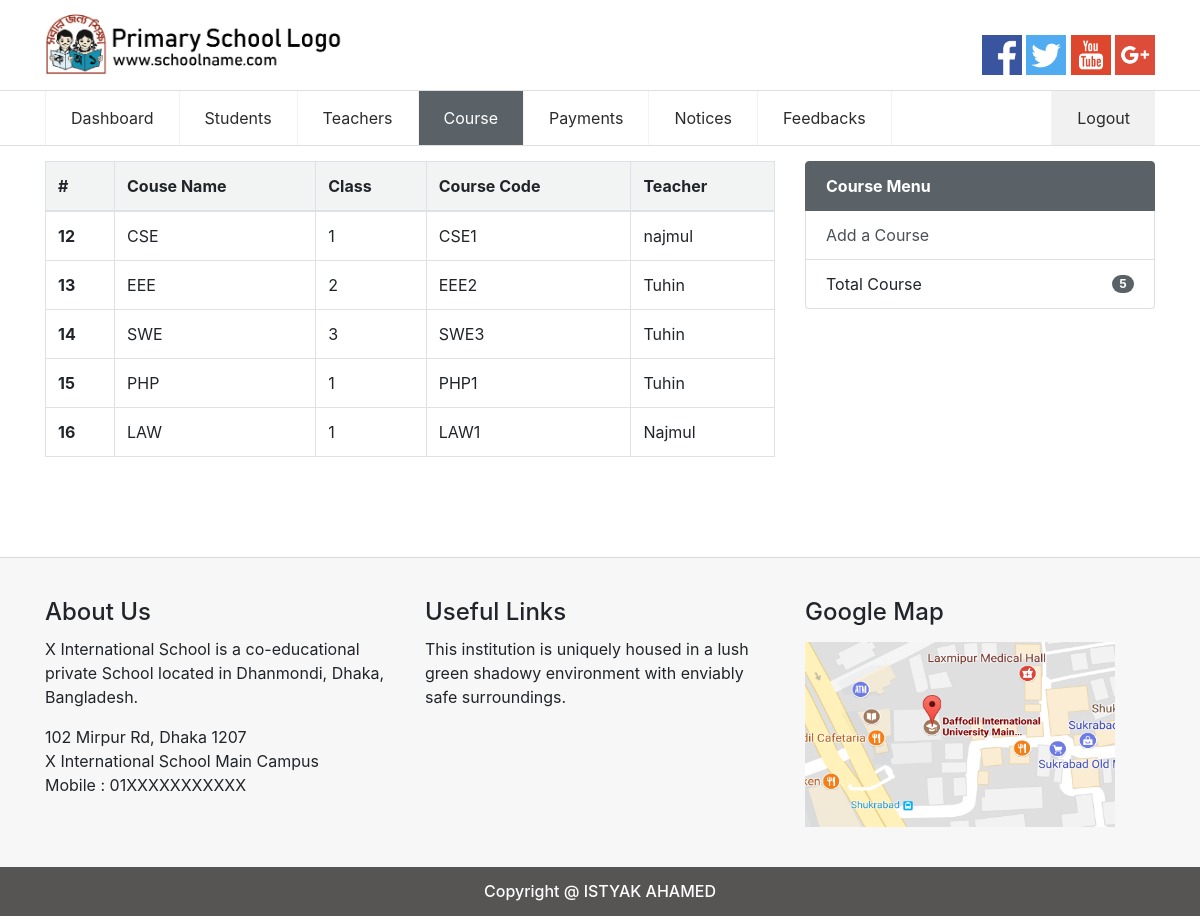
Page /admin/course.php (signed in) on the committed database.
### tables this page shows
CREATE TABLE `course` (
  `id` int(10) NOT NULL,
  `course_name` varchar(255) NOT NULL,
  `class` varchar(255) NOT NULL,
  `course_code` varchar(255) NOT NULL,
  `teacher` varchar(255) NOT NULL
);

### admin/course.php (the view, shortened to what this page needs)
<?php
 require_once '../dbconnect.php';
?>
<!doctype html>
<html lang="en">
	<head>
		<link rel="stylesheet" href="../css/bootstrap.min.css">
		<link rel="stylesheet" href="../style.css">
	</head>
	<body>
		<div class="container-full">
		<header>
			<div class="logo container">
				<div class="row">
					<div class="col-md-6"><a href="index.php"><img src="../images/logo.png" alt="" /></a></div>
					<div class="col-md-6">
						<div class="social float-right">
							<a href=""><img src="../images/facebook.png" alt="" /></a>
							<a href=""><img src="../images/twitter.png" alt="" /></a>
							<a href=""><img src="../images/youtube.png" alt="" /></a>
							<a href=""><img src="../images/google-plus.png" alt="" /></a>
						</div>
					</div>
				</div>
			</div>
			<div class="navigation" id="myHeader">
				<nav class="container">
					<ul>
						<li><a href="index.php">Dashboard</a></li>
						<li><a href="students.php">Students</a></li>
						<li><a href="teachers.php">Teachers</a></li>
						<li class="active_nav"><a href="course.php">Course</a></li>
						<li><a href="payments.php">Payments</a></li>
						<li><a href="notice.php">Notices</a></li>
						<li><a href="feedback.php">Feedbacks</a></li>
					</ul>
					<ul class="float-right login">
						<li><a href="../logout.php">Logout</a></li>
					</ul>
				</nav>
			</div>
		</header>
		<div class="content container margin-top15">
			<div class="row">
				<div class="col-md-8">
					<div class="single_content">
						<div class="student_table">
							<?php
							$query = "SELECT * FROM course ORDER BY id ASC";
							$result = mysqli_query($con,$query);
							echo "<table class='table-responsive-lg table table-bordered table-hover'>
						  <thead>
							<tr>
							  <th>#</th>
							  <th>Couse Name</th>
							  <th>Class</th>
							  <th>Course Code</th>
							  <th>Teacher</th>
							</tr>
						  </thead><tbody>";
							while($row = mysqli_fetch_array($result)){
							echo
							 "<tr><th>" . $row['id']
							."</th><td>". $row['course_name']
							."</td><td>". $row['class']
							."</td><td>" .$row['course_code']
							."</td><td>" .$row['teacher']
							."</td><tr>";
							}
							echo "</tbody></table>";
						?>
						</div>
					</div>
				</div>
				<div class="col-md-4">
					<div class="list-group">
						<p href="#" class="list-group-item list-group-item-action active">
							<b>	Course Menu</b>
						</p>
						<a  data-toggle="modal" data-target=".modal_ad_cs" href="#" class="list-group-item list-group-item-action">Add a Course</a>
						<li class="list-group-item d-flex justify-content-between align-items-center">
							Total Course
							<?php
								$result = mysqli_query($con,'SELECT count(id) AS value_sum FROM course');
								$row = mysqli_fetch_assoc($result);
								$cs = $row['value_sum'];
							 ?>
							<span class="badge badge-primary badge-pill"><?php echo $cs; ?></span>
						</li>
					</div>
				</div>
			</div>
		</div>
		<?php include('footer.php'); ?>

### admin/footer.php (shortened to what this page needs)
		<footer>
			<div class="container">
				<div class="footer_top row">
					<div class="col-md-4">
						<h4>About Us</h4>
						<p>X International School is a co-educational private School located in Dhanmondi, Dhaka, Bangladesh.</p>
						102 Mirpur Rd, Dhaka 1207
						<p>X International School Main Campus
						</br>Mobile : 01XXXXXXXXXXX</p>
					</div>
					<div class="col-md-4">
						<h4>Useful Links</h4>
						<p>This institution is uniquely housed in a lush green shadowy environment with enviably safe surroundings.</p>
					</div>
					<div class="col-md-4 map">
						<h4>Google Map</h4>
						<img src="../images/map.png" alt="" />
					</div>
				</div>
			</div>
			<div class="footer_bottom">
				<div class="container">
					<h5>Copyright @ ISTYAK AHAMED</h5>
				</div>
			</div>
		</footer>
		</div>
	</body>
</html>

### style.css (style rules this page uses)
.logo img { height:80px }
header { display:block;overflow:hidden;margin-top:5px }
.navigation { display:block;overflow:hidden;border-bottom:1px solid rgba(0,0,0,.125);border-top:1px solid rgba(0,0,0,.125);background:#fff;z-index:99999999999999 }
nav ul { margin:0;padding:0 }
nav ul li { list-style:none;float:left;border-right:1px solid #f3f3f3 }
nav ul li a { padding:15px 25px;display:block;color:#2c2b2b;text-decoration:none }
nav ul li:nth-child(1) { border-left:1px solid #f3f3f3 }
.float-right li { background:none !important;border:none }
.social { margin-top:30px;margin-bottom:10px }
.social img { height:40px }
.login { background:#dbdbdb61 }
.active_nav { background:#5a6268 }
.active_nav a { color:#fff }
.margin-top15 { margin-top:15px }
.single_content { margin-bottom:20px;padding:0px }
thead { background:#5a626814 !important }
.logo { margin-bottom:5px }
footer { margin-top:80px;background:#f1f1f194;border-top:1px solid rgba(0,0,0,.125) }
.footer_top { padding-top:40px;padding-bottom:40px; }
.footer_top h4 { margin-bottom:10px }
.footer_bottom { background:#575454;text-align:center }
.footer_bottom h5 { padding:15px;color:#fff;font-size:16px }
.map img { width:310px;height:185px;margin-top:5px }
.list-group-item.active { background-color:#5a6268 !important;border-color:#5a6268 !important }
.badge-primary { background-color:#5a6268 !important }

### rows in the picture
course: id "12", course_name "CSE", class "1", course_code "CSE1", teacher "najmul"
course: id "13", course_name "EEE", class "2", course_code "EEE2", teacher "Tuhin"
course: id "14", course_name "SWE", class "3", course_code "SWE3", teacher "Tuhin"
course: id "15", course_name "PHP", class "1", course_code "PHP1", teacher "Tuhin"
course: id "16", course_name "LAW", class "1", course_code "LAW1", teacher "Najmul"

### other values in the picture
$cs "5"
